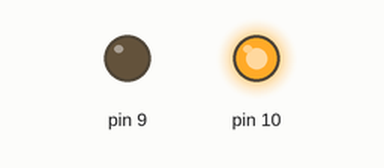
A sketch run on a simulated Arduino Uno, built with avr-gcc and run on an emulated ATmega328P. Parts: output pins drawn as LEDs (lit = HIGH).

Above: at 0.2 s.
At 1.8 s:
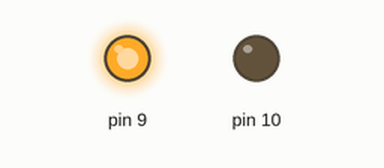
At 2.6 s:
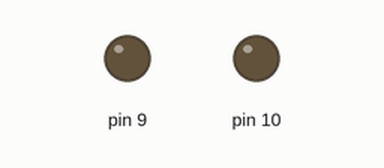
At 4.2 s:
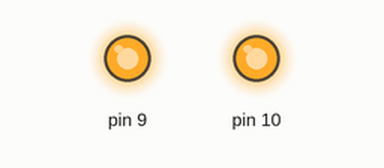
Timing chart, 0 to 7.3 s (numbered marks = the images above):
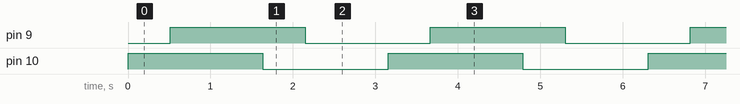

The sketch:

Motor_surucu.ino
```cpp
 int H=9;
 int L=10;

void setup ()
{

   pinMode(L,OUTPUT);
   pinMode(H,OUTPUT);

  }
void loop(){

  for(int L=0; L<255; L++){
   digitalWrite(10,L);
    delay(2);}
  for(int H=0; H<255; H++){
    digitalWrite(9,H);
    delay(2);}
   delay(100);
  for(int L=255; L>=0; L--) {
    digitalWrite(10,L);
    delay(2);}
  for(int H=255; H>=0; H--){
    digitalWrite(9,H);
    delay(2);}
    delay(1000);

}
```

Measured:
- by itself, pin 9, pin 10: alternates HIGH for 1.6 s and LOW for 1.5 s
- by itself, everything shown: repeats every 3.2 s, in 4 steps
